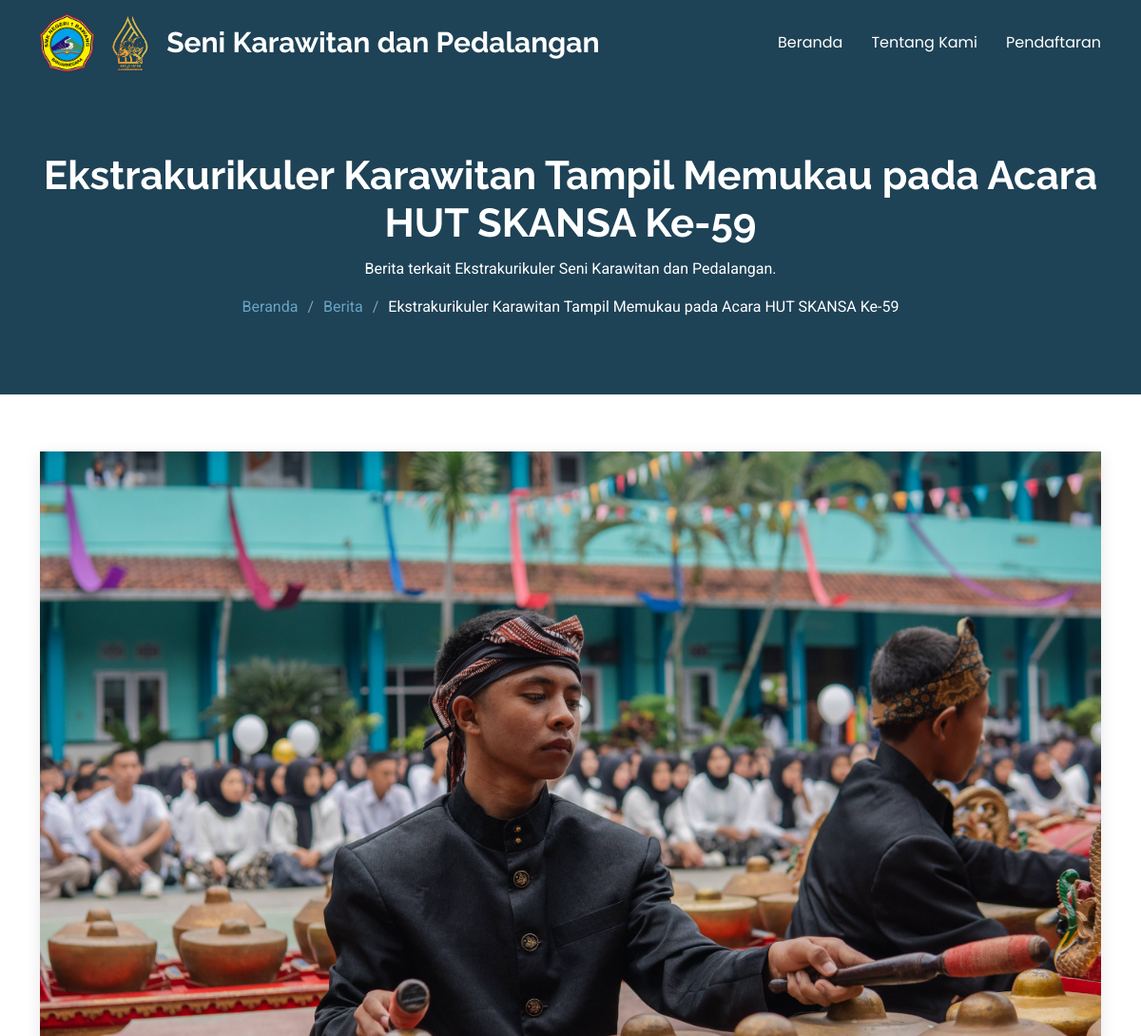
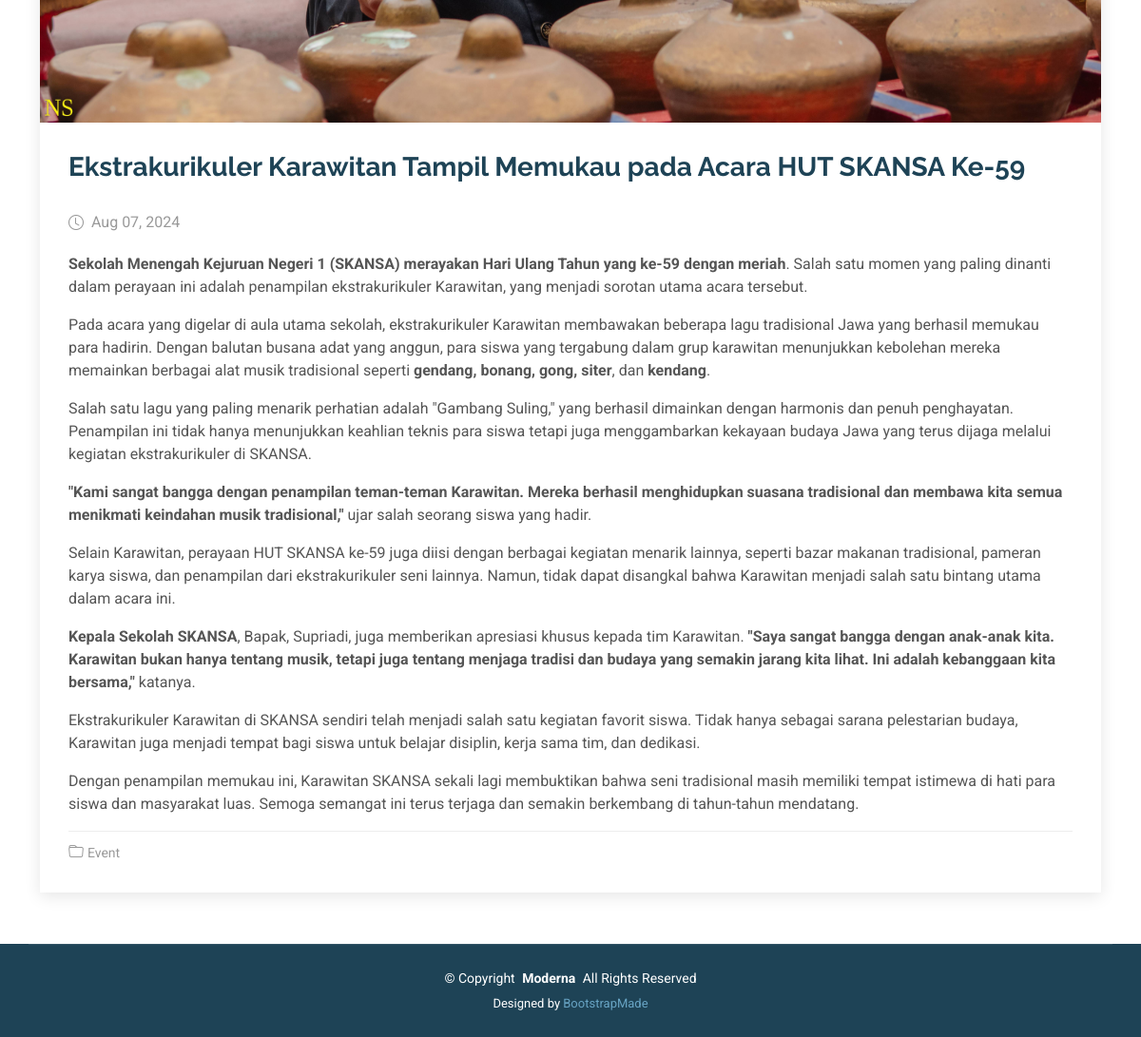
The app's page /kontenberita.php?id=10 with its own data (2 pictures, top to bottom).
### tables this page shows
CREATE TABLE IF NOT EXISTS `berita` (
  `id` int NOT NULL AUTO_INCREMENT,
  `judulberita` varchar(225) NOT NULL DEFAULT '0',
  `isiberita` text NOT NULL,
  `tanggal` date NOT NULL,
  `foto` varchar(225) NOT NULL DEFAULT '',
  `kategori` varchar(50) NOT NULL DEFAULT '',
  PRIMARY KEY (`id`) USING BTREE
);

### kontenberita.php (the view, shortened to what this page needs)
<?php
include 'function.php';
if (isset($_GET['id'])) {
    $id = $_GET['id'];
    $query = "SELECT * FROM berita WHERE id = $id";
    $result = mysqli_query($connect, $query);
    if (mysqli_num_rows($result) > 0) {
        $row = mysqli_fetch_assoc($result);
    } else {
        echo "Berita tidak ditemukan.";
        exit;
    }
} else {
    echo "ID tidak ditemukan.";
    exit;
}
?>
<!DOCTYPE html>
<html lang="en">
<head>
    <link href="assets/vendor/bootstrap/css/bootstrap.min.css" rel="stylesheet">
    <link href="assets/vendor/bootstrap-icons/bootstrap-icons.css" rel="stylesheet">
    <link href="assets/vendor/aos/aos.css" rel="stylesheet">
    <link href="assets/vendor/glightbox/css/glightbox.min.css" rel="stylesheet">
    <link href="assets/vendor/swiper/swiper-bundle.min.css" rel="stylesheet">
    <link href="assets/css/main.css" rel="stylesheet">
</head>
<body>
<?php include 'layout/navbar.php'; ?>
<main class="main">
    <div class="page-title dark-background">
        <div class="container position-relative">
            <h1><?php echo $row['judulberita']; ?></h1>
            <p>Berita terkait Ekstrakurikuler Seni Karawitan dan Pedalangan.</p>
            <nav class="breadcrumbs">
                <ol>
                    <li><a href="beranda.php">Beranda</a></li>
                    <li><a href="berita.php">Berita</a></li>
                    <li class="current"><?php echo $row['judulberita']; ?></li>
                </ol>
            </nav>
        </div>
    </div>
    <section id="blog-post-content blog-details" class="blog-post-content blog-details">
        <div class="container">
            <div class="row">
                <div class="col-lg-12">
                    <article class="article">
                        <div class="post-img">
                            <img src="admin/gambar/<?php echo $row['foto']; ?>" alt="" class="img-fluid" style="width: 100%; height: 100%; object-fit: cover;">
                        </div>
                        <h2 class="title"><?php echo $row['judulberita']; ?></h2>
                        <div class="meta-top">
                            <ul>
                                <li class="d-flex align-items-center"><i class="bi bi-clock"></i> <time datetime="<?php echo $row['tanggal']; ?>"><?php echo date('M d, Y', strtotime($row['tanggal'])); ?></time></li>
                            </ul>
                        </div>
                        <div class="content">
                            <?php echo $row['isiberita']; ?>
                        </div>
                        <div class="meta-bottom">
                            <i class="bi bi-folder"></i>
                            <ul class="cats">
                                <li><a href="#"><?php echo $row['kategori']; ?></a></li>
                            </ul>
                        </div>
                    </article>
                </div>
            </div>
        </div>
    </section>
</main>
<?php include 'layout/footer.php'; ?>
</body>
</html>

### assets/css/main.css (style rules this page uses)
:root { --default-font: "Roboto", system-ui, -apple-system, "Segoe UI", Roboto, "Helvetica Neue", Arial, "Noto Sans", "Liberation Sans", sans-serif, "Apple Color Emoji", "Segoe UI Emoji", "Segoe UI Symbol", "Noto Color Emoji"; --heading-font: "Raleway", sans-serif; --nav-font: "Poppins", sans-serif; }
:root { --background-color: #ffffff; --default-color: #555555; --heading-color: #1e4356; --accent-color: #68a4c4; --surface-color: #ffffff; --contrast-color: #ffffff; }
:root { --nav-color: #ffffff; --nav-hover-color: #68a4c4; --nav-mobile-background-color: #ffffff; --nav-dropdown-background-color: #ffffff; --nav-dropdown-color: #555555; --nav-dropdown-hover-color: #68a4c4; }
.dark-background { --background-color: #1e4356; --default-color: #ffffff; --heading-color: #ffffff; --surface-color: #284e62; --contrast-color: #ffffff; }
:root { scroll-behavior: smooth; }
body { color: var(--default-color); background-color: var(--background-color); font-family: var(--default-font); }
a { color: var(--accent-color); text-decoration: none; transition: 0.3s; }
h1, h2, h3, h4, h5, h6 { color: var(--heading-color); font-family: var(--heading-font); }
.page-title { color: var(--default-color); background-color: var(--background-color); padding: 160px 0 80px 0; text-align: center; position: relative; }
.page-title:before { content: ""; background-color: color-mix(in srgb, var(--background-color), transparent 50%); position: absolute; inset: 0; }
.page-title h1 { font-size: 42px; font-weight: 700; margin-bottom: 10px; }
.page-title .breadcrumbs ol { display: flex; flex-wrap: wrap; list-style: none; justify-content: center; padding: 0; margin: 0; font-size: 16px; font-weight: 400; }
.page-title .breadcrumbs ol li+li { padding-left: 10px; }
.page-title .breadcrumbs ol li+li::before { content: "/"; display: inline-block; padding-right: 10px; color: color-mix(in srgb, var(--default-color), transparent 50%); }
section, .section { color: var(--default-color); background-color: var(--background-color); padding: 60px 0; scroll-margin-top: 90px; overflow: clip; }
.blog-details { padding-bottom: 30px; }
.blog-details .article { background-color: var(--surface-color); padding: 30px; box-shadow: 0 4px 16px rgba(0, 0, 0, 0.1); }
.blog-details .post-img { margin: -30px -30px 20px -30px; overflow: hidden; }
.blog-details .title { color: var(--heading-color); font-size: 28px; font-weight: 700; padding: 0; margin: 30px 0; }
.blog-details .content { margin-top: 20px; }
.blog-details .meta-top { margin-top: 20px; color: color-mix(in srgb, var(--default-color), transparent 40%); }
.blog-details .meta-top ul { display: flex; flex-wrap: wrap; list-style: none; align-items: center; padding: 0; margin: 0; }
.blog-details .meta-top i { font-size: 16px; margin-right: 8px; line-height: 0; color: color-mix(in srgb, var(--default-color), transparent 40%); }
.blog-details .meta-bottom { padding-top: 10px; border-top: 1px solid color-mix(in srgb, var(--default-color), transparent 90%); }
.blog-details .meta-bottom i { color: color-mix(in srgb, var(--default-color), transparent 40%); display: inline; }
.blog-details .meta-bottom a { color: color-mix(in srgb, var(--default-color), transparent 40%); transition: 0.3s; }
.blog-details .meta-bottom .cats { list-style: none; display: inline; padding: 0 20px 0 0; font-size: 14px; }
.blog-details .meta-bottom .cats li { display: inline-block; }

### records on screen
berita: judulberita "Ekstrakurikuler Karawitan Tampil Memukau pada Acara HUT SKANSA Ke-59", foto (picture), tanggal "Aug 07, 2024", isiberita "Sekolah Menengah Kejuruan Negeri 1 (SKANSA) merayakan Hari Ulang Tahun yang ke-59 dengan meriah . Salah satu momen yang paling dinanti dalam perayaan ini adalah penampilan ekstrakurikuler Karawitan, yang menjadi sorotan utama acara tersebut. Pada acara yang digelar di aula utama sekolah, ekstrakurikuler Karawitan membawakan beberapa lagu tradisional Jawa yang berhasil memukau para hadirin. Dengan balutan busana adat yang anggun, para siswa yang tergabung dalam grup karawitan menunjukkan kebolehan mereka memainkan berbagai alat musik tradisional seperti gendang, bonang, gong, siter , dan kendang . Salah satu lagu yang paling menarik perhatian adalah \"Gambang Suling,\" yang berhasil dimainkan…", kategori "Event"
